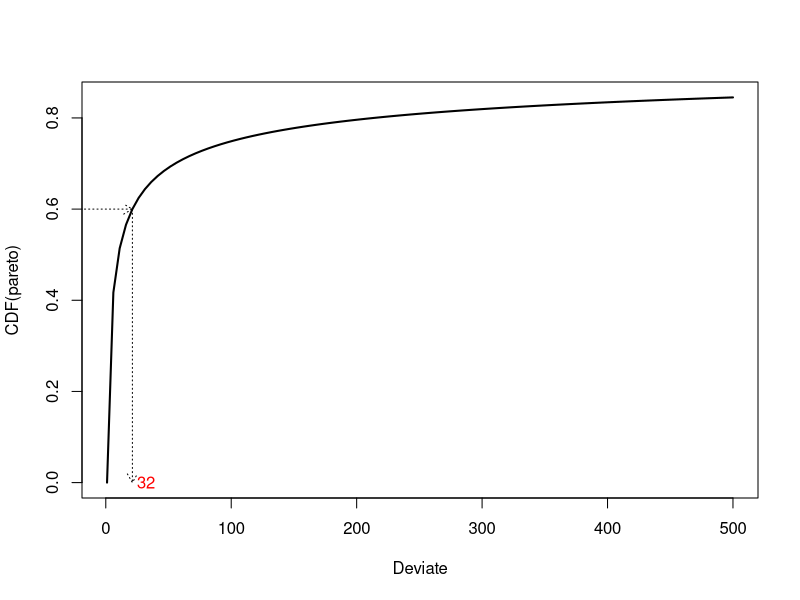

This figure's R source:
## ---- chunk 1
help <- TRUE
solution <- TRUE
## ---- chunk 2
bad <- function(x = 7) {
  if (x > 10) {
    y <- ln(22)
  } else {
    y <- 7
  }
  return(y)
}

this.x <- 4
answer <- bad(this.x)
print(answer)
## ---- chunk 3
findruns.correct <- function(x, k) {
  n <- length(x)
  runs <- NULL
  for (i in 1:(n - k + 1)) {
    if (all(x[i:(i + k - 1)] == 1)) runs <- c(runs, i)
  }
  return(runs)
}
## ---- chunk 4
test.case <- c(1, 0, 0, 1, 1, 1, 0, 1, 1)
findruns.correct(test.case, 2)
## ---- chunk 5
findruns <- function(x, k) {
  n <- length(x)
  runs <- NULL
  for (i in 1:(n - k)) {
    if (all(x[i:i + k - 1] == 1)) runs <- c(runs, i)
  }
  return(runs)
}
## ---- chunk 6
findruns(test.case, 2)
## ---- chunk 7
ppareto <- function(x, alpha, x0) {
  result <- 1 - (x / x0) ^ (-alpha + 1)
  return(result)
}
qpareto <- function(p, alpha, x0) {
  result <- x0 * (1 - p) ^ (-1 / (alpha - 1))
  return(result)
}
mys <- seq(1, 500, length = 100)
plot(mys, ppareto(mys, 1.3, 1), type='l', lwd=2,
     ylab = "CDF(pareto)", xlab = "Deviate")
my.rand <- 0.6
curve.touch <- qpareto(my.rand, 1.3, 1)
arrows(-100, my.rand, curve.touch, my.rand, lty = 3, length = 0.1)
arrows(curve.touch, my.rand, curve.touch, 0, lty = 3, length = 0.1)
text(32, 0, "32", col="red")
## ---- chunk 8
dpareto <- function(x, alpha, x0) {
  t1 <- (alpha - 1) / x0
  t2 <- (x / x0) ^ -alpha
  result <- t1 * t2
  return(result)
}

ppareto <- function(x, alpha, x0) {
  result <- 1 - (x / x0) ^ (-alpha + 1)
  return(result)
}

qpareto <- function(p, alpha, x0) {
  result <- x0 * (1 - p) ^ (-1 / (alpha - 1))
  return(result)
}

rpareto <- function(n, alpha, x0) {
  x <- vector(length = n)
  result <- qpareto(p = runif(n), alpha, x0)
}
